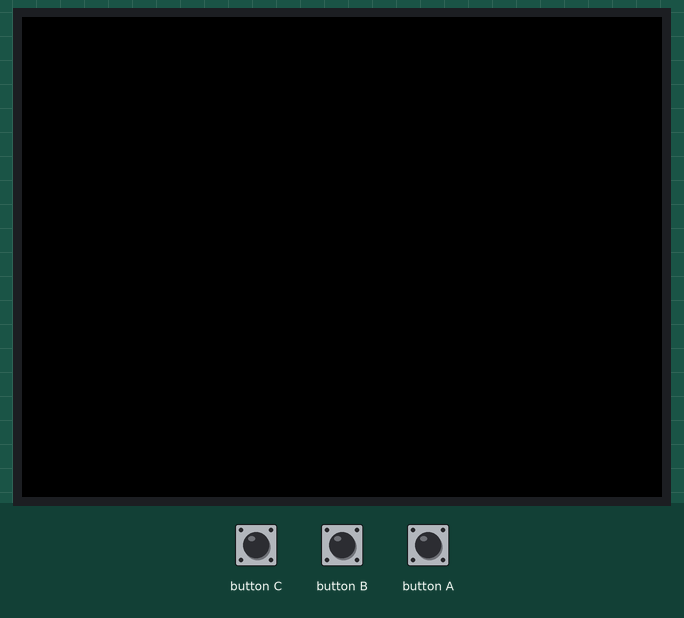
Bench run of a sketch on a simulated ESP32. Shown: 320×240 colour display. The inputs (shaded band) are chosen by the test bench.

Above: at 1.3 s.
1.4 s: button A pressed for 1 s
At 2.22 s:
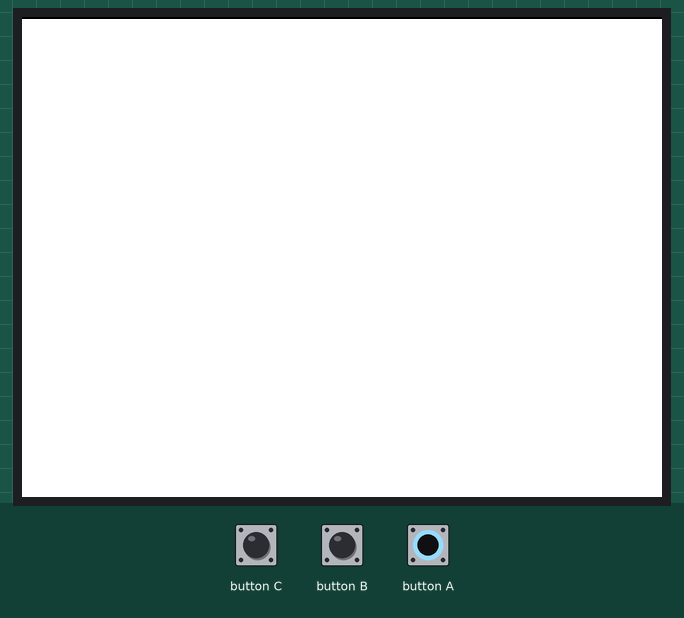
3.0 s: button A pressed for 0.15 s
At 3.15 s:
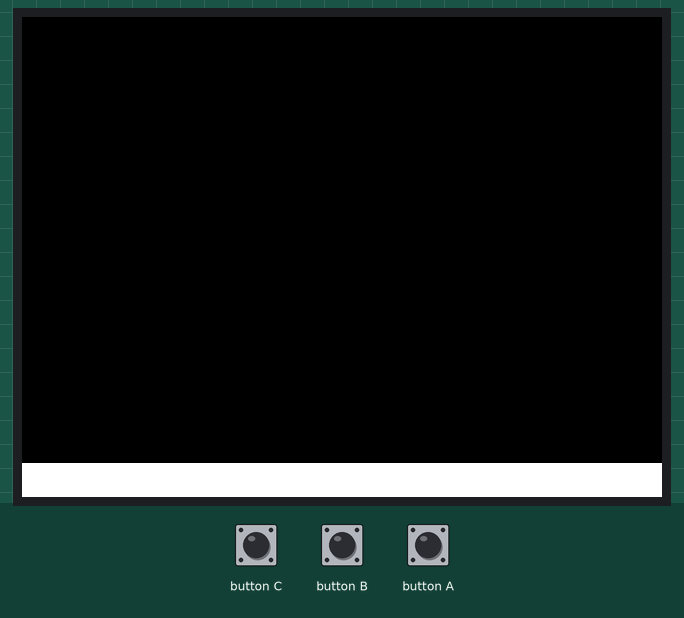
Timing chart, 0 to 6.0 s (numbered marks = the images above; inputs shaded):
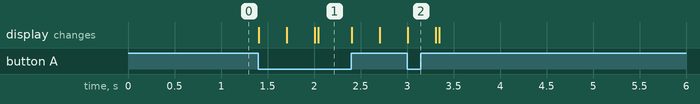

Measured:
- after the input at 1.4 s, the display: first changes at once (image 1 shows a later state)

The sketch:

vertical_smooth.ino
```cpp
#include <M5Stack.h>

int rect_height = 0;
bool pressing = false;

void setup() { M5.begin(); }

void loop() {
  M5.update();
  M5.Lcd.fillRect(0, 240 - rect_height + 1, 320, 1, WHITE);
  M5.Lcd.fillRect(0, 240 - rect_height, 320, 1, BLACK);

  if (M5.BtnA.wasPressed()) {
    pressing = true;
  }
  if (M5.BtnA.wasReleased()) {
    pressing = false;
  }

  if (pressing) {
    rect_height += 1;
  } else {
    rect_height -= 1;
  }

  rect_height = constrain(rect_height, 0, 240);
  delay(2);
}
```
